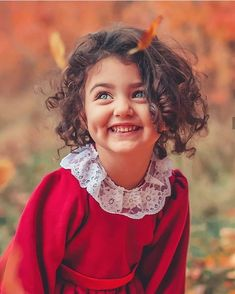
#> input picture Day-3/baby.jpg, 235 x 294 px, given in place of the camera
$ python 5.read_face_from_camera.py
#> lines starting #> are read from the running program, lines starting #| are printed output that depends on the picture
from imutils.video import VideoStream
import argparse
import imutils
import time
import os
import cv2
#Construct the arguement parser and parse the arguements
ap= argparse.ArgumentParser()
ap.add_argument("-c", "--cascades", type=str, default="cascades", help= "Path to input directory containing haar cascades")
args= vars(ap.parse_args())

#initialize a dictionary that maps the name of the haar cascades
#their filenames
detectorPaths= {
    "face": "haarcascade_frontalface_default.xml",
    "eyes": "haarcascade_eye.xml",
    "smile": "haarcascade_smile.xml",
}


# Initialize a dictionary to store our haar cascade detectors
print("[Info] loading haar cascades")
detectors= {}

#Loop Over our detector paths
for (name, path) in detectorPaths.items():
    path= os.path.sep.join([args["cascades"], path])
    detectors[name]= cv2.CascadeClassifier(path)

#Initialize the video stream and allow the camera sensor
print("[Info] strting the camera")
vs= VideoStream(src=0).start()
time.sleep(2.0)

# Loop over the frames from the video stream
while True:
    frame= vs.read()
#> frame is the input picture: shape (294, 235, 3); mean B, G, R 85.2, 92.4, 163.9
    frame= imutils.resize(frame, width=500)
#> frame: shape (625, 500, 3)
    gray= cv2.cvtColor(frame, cv2.COLOR_BGR2GRAY)
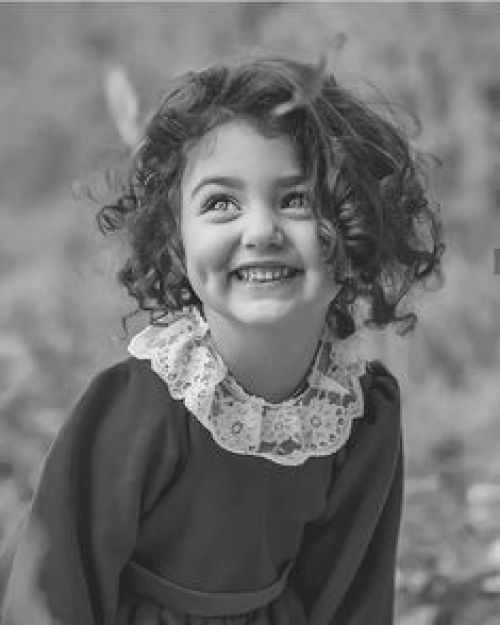
#> gray: shape (625, 500); min 13, max 253, mean 112.9
    #Perform face detection
    faceReacts= detectors["face"].detectMultiScale(gray, scaleFactor= 1.05, minNeighbors= 5, minSize= (15, 15), flags= cv2.CASCADE_SCALE_IMAGE)
#> faceReacts = [[301, 373, 67, 67], [353, 16, 113, 113], [154, 122, 200, 200]]
    #Loop over the face bounding boxes
    for (fX, fY, fW, fH) in faceReacts:
        #Extract the face ROI
        faceROI= gray[fY:fY+fH, fX:fX+fW]
        #apply eye detection to the face ROI
#> (the run stopped early here; a loop or call above may not have finished)
